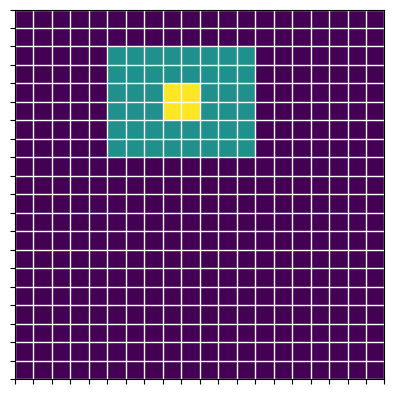

This figure's Python source:
"""
Plots a framed superpixel.
"""

import numpy as np
import matplotlib
matplotlib.use('tkagg')
from matplotlib import pyplot as plt

from uq_mode import FramedRectangles


m = 20  # image height
n = 20  # image width
a = 2   # height of superpixel
b = 2   # width of superpixel
c = 2   # horizontal frame width
d = 3   # vertical frame width
pixelno = 24    # number of the superpixel.
# create the FramedRectangles object with the given parameters
rectangle_window_function = FramedRectangles(m, n, a, b, c, d)
window = rectangle_window_function.window(pixelno)
frame = rectangle_window_function.frame(pixelno)
image_flat = np.zeros(m * n)
# mark the superpixel with a 2, the active frame with a 1, and the remaining pixels with 0
image_flat[frame] += 1
image_flat[window] += 1
image = np.reshape(image_flat, (m, n))
# Make a grid to visualize the individual pixels.
ax = plt.gca()
ax.set_yticks(np.arange(-0.5, m, 1))
ax.set_xticks(np.arange(-0.5, n, 1))
ax.set_xticklabels([])
ax.set_yticklabels([])
ax.grid(color='w', linestyle='-', linewidth=1)
plt.imshow(image)
plt.savefig(f"superpixel_and_frame", bbox_inches="tight")
plt.show()